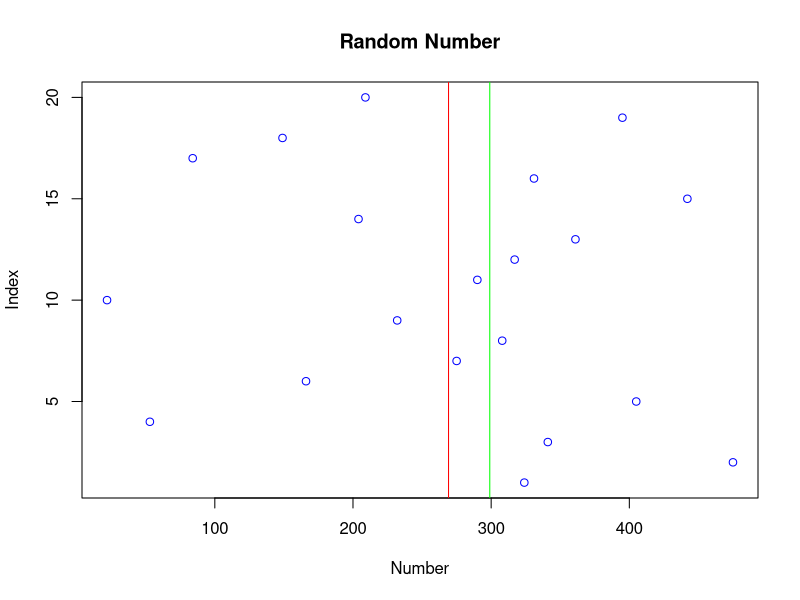

Reproduce this figure in R.

randomNum <- sample(10:500, 20, replace = TRUE)
print(randomNum)
random_mean <- mean(randomNum)
random_median <- median(randomNum)
print(random_mean)
print(random_median)
plot(x=randomNum, y=seq_along(randomNum),main = "Random Number", xlab="Number", ylab="Index",col="blue")
abline(v=random_mean, col="red")
abline(v=random_median, col="green")